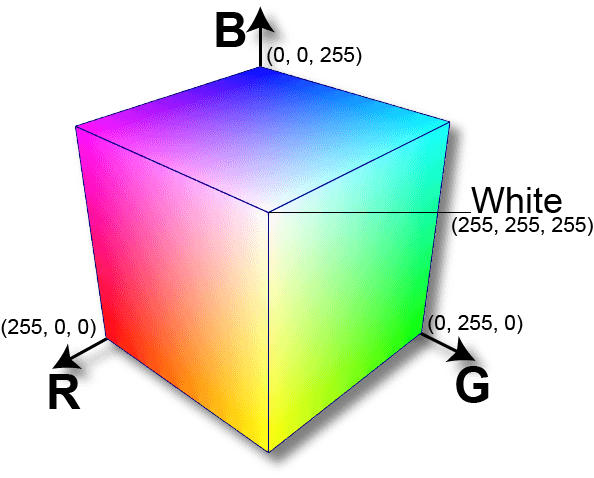
#> input picture R.png, 594 x 478 px
$ python canny.py
#> lines starting #> are read from the running program, lines starting #| are printed output that depends on the picture; after the words box and inside, x2 and y2 are one past the last pixel; in counts of white or black regions, pixels touching at a corner belong together
# canny.py
import numpy as np
import matplotlib.pyplot as plt
import matplotlib.image as mpimg

# -----------------------------
# 1. Load Image
# -----------------------------
# Replace 'image.jpg' with your local image file path
img_path = "./R.png"
# img_path = "./R.png"

ORG_IMG = mpimg.imread(img_path)
#> ORG_IMG is the input picture: shape (478, 594, 4) float32; mean R, G, B, A 0.408, 0.489, 0.402, 0.395

# Convert RGB to Grayscale if needed
if ORG_IMG.ndim == 3:
    ORG_IMG = np.dot(ORG_IMG[..., :3], [0.2989, 0.5870, 0.1140])
#> ORG_IMG: shape (478, 594) float64

# -----------------------------
# 2. Convolution Function
# -----------------------------
def apply_convolution(img, kernel):
    """
    Apply a convolution between an image and a kernel
    """
    # Get image and kernel dimensions
    img_h, img_w = img.shape
#> img_h = 478; img_w = 594
    k_h, k_w = kernel.shape

    # Calculate padding
    pad_h = k_h // 2
    pad_w = k_w // 2

    # Pad image with zeros
    padded_img = np.pad(img, ((pad_h, pad_h), (pad_w, pad_w)), mode='constant', constant_values=0)

    # Prepare output image
    output = np.zeros_like(img)

    # Convolution operation
    for i in range(img_h):
        for j in range(img_w):
            # Extract the current region
            region = padded_img[i:i+k_h, j:j+k_w]
            # Element-wise multiplication and sum
            output[i, j] = np.sum(region * kernel)

    return output

# -----------------------------
# 3. Gaussian Blur
# -----------------------------
def apply_gaussian_blur(img, kernel_size=5, sigma=1.0):
    """
    Apply Gaussian Blur to remove noise
    """
    # Create Gaussian Kernel
    ax = np.linspace(-(kernel_size // 2), kernel_size // 2, kernel_size)
    xx, yy = np.meshgrid(ax, ax)
    kernel = np.exp(-(xx**2 + yy**2) / (2 * sigma**2))
    kernel = kernel / np.sum(kernel)  # Normalize

    # Apply convolution
    blurred_img = apply_convolution(img, kernel)
    return blurred_img

# -----------------------------
# 4. Sobel Operator
# -----------------------------
def apply_sobel(img):
    """
    Calculate gradient magnitude and direction using Sobel
    """
    # Sobel Kernels
    Kx = np.array([[-1, 0, 1],
                   [-2, 0, 2],
                   [-1, 0, 1]])
    Ky = np.array([[1, 2, 1],
                   [0, 0, 0],
                   [-1, -2, -1]])

    # Apply convolution
    Gx = apply_convolution(img, Kx)
#> in apply_convolution (call 2), `padded_img = np.pad(img, ((pad_h, pad_h), (pad_w, pad_w)), mode='const..`:
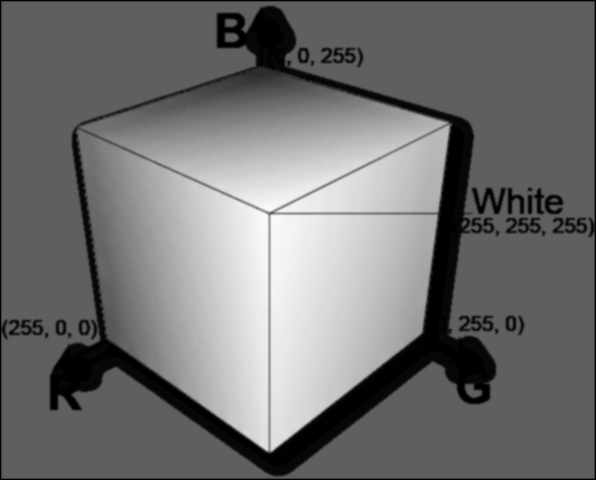
#> padded_img: shape (480, 596) float64; min 0, max 0.978, mean 0.45
    Gy = apply_convolution(img, Ky)
#> after the loop in apply_convolution (call 3), `for i in range(img_h):`:
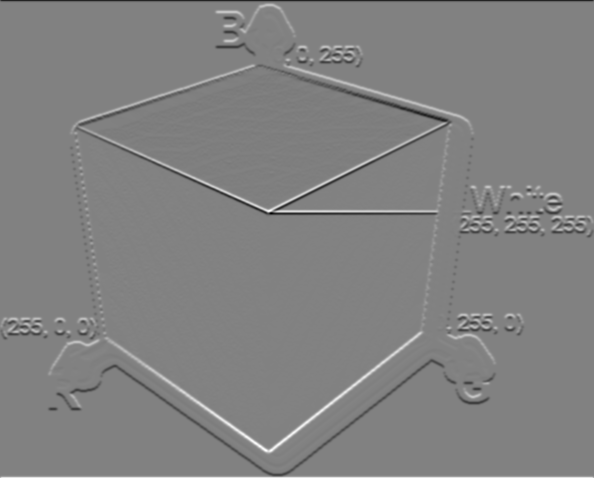
#> output: shape (478, 594) float64; min -1.94, max 1.88, mean 2.4e-17; drawn with min black and max white

    # Gradient magnitude
    magnitude = np.hypot(Gx, Gy)
    magnitude = magnitude / magnitude.max() * 255  # Normalize to 0-255

    # Gradient direction
    theta = np.arctan2(Gy, Gx)
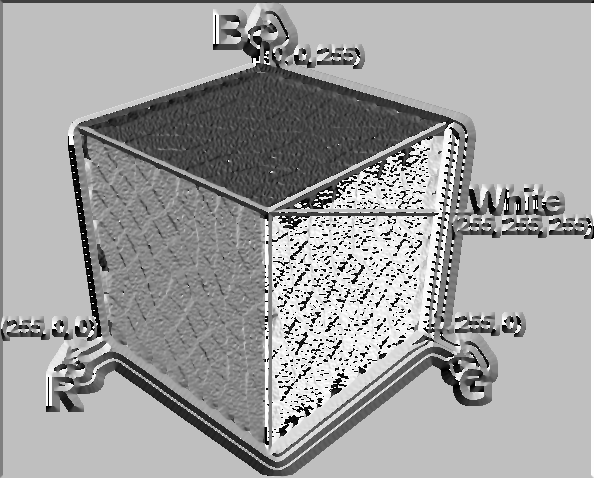
#> theta: shape (478, 594) float64; min -3.14, max 3.14, mean 0.839; drawn with min black and max white

    return magnitude, theta

# -----------------------------
# 5. Non-Maximum Suppression
# -----------------------------
def apply_nonmaximum_suppression(magnitude, theta):
    """
    Thin edges using Non-Maximum Suppression
    """
    img_h, img_w = magnitude.shape
#> img_h = 478; img_w = 594
    Z = np.zeros((img_h, img_w), dtype=np.int32)
    angle = theta * 180. / np.pi
    angle[angle < 0] += 180
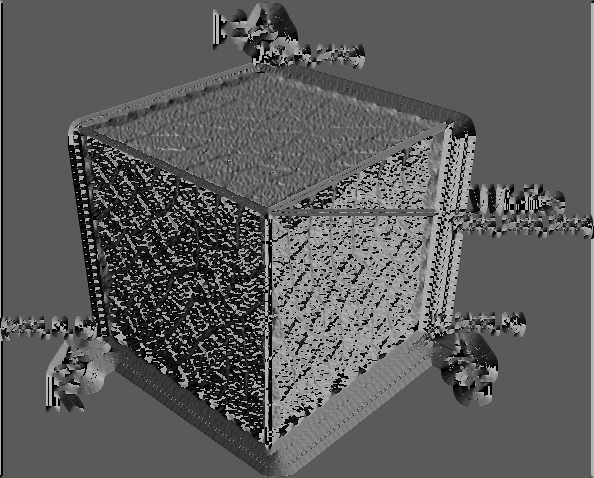
#> angle: shape (478, 594) float64; min 0, max 180, mean 91.7

    for i in range(1, img_h-1):
        for j in range(1, img_w-1):
            q = 255
            r = 255
            # Angle 0
            if (0 <= angle[i,j] < 22.5) or (157.5 <= angle[i,j] <= 180):
                q = magnitude[i, j+1]
                r = magnitude[i, j-1]
            # Angle 45
            elif (22.5 <= angle[i,j] < 67.5):
                q = magnitude[i+1, j-1]
                r = magnitude[i-1, j+1]
            # Angle 90
            elif (67.5 <= angle[i,j] < 112.5):
                q = magnitude[i+1, j]
                r = magnitude[i-1, j]
            # Angle 135
            elif (112.5 <= angle[i,j] < 157.5):
                q = magnitude[i-1, j-1]
                r = magnitude[i+1, j+1]

            if (magnitude[i,j] >= q) and (magnitude[i,j] >= r):
                Z[i,j] = magnitude[i,j]
            else:
                Z[i,j] = 0
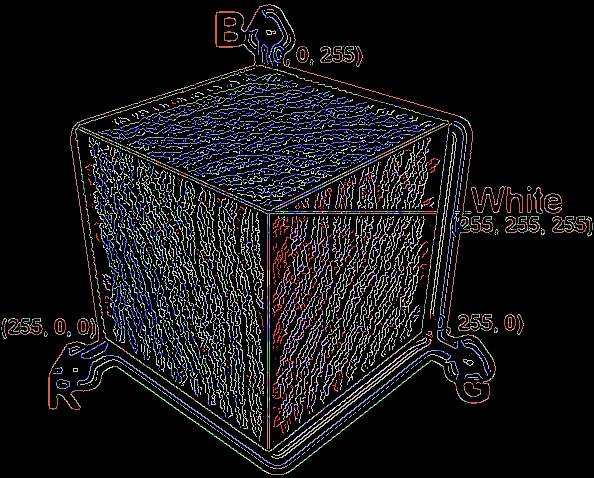
#> Z: shape (478, 594) int32; 252 distinct labels, from 0 to 255; one colour per label, 0 black
    return Z


# -----------------------------
# 6. Double Threshold
# -----------------------------
def compute_otsu_threshold(img):
    # 1. Calculate Histogram
    # We want to see how many pixels have intensity 0, 1, 2... up to 255
    hist, bin_edges = np.histogram(img, bins=256, range=(0, 255))

    total_pixels = img.size
    current_max = -1.0
    threshold = 0

    # 2. Iterate through all possible thresholds (0-255)
    for t in range(256):
        # Background pixels (pixels <= t)
        wB = np.sum(hist[:t]) / total_pixels
        # Foreground pixels (pixels > t)
        wF = np.sum(hist[t:]) / total_pixels

        if wB == 0 or wF == 0:
            continue

        # Mean of background and foreground
        mB = np.sum(np.arange(t) * hist[:t]) / np.sum(hist[:t])
        mF = np.sum(np.arange(t, 256) * hist[t:]) / np.sum(hist[t:])

        # Calculate Between-Class Variance
        # Formula: var = wB * wF * (mB - mF)^2
        var_between = wB * wF * (mB - mF) ** 2

        # We want the threshold that maximizes the distance between the two classes
        if var_between > current_max:
            current_max = var_between
            threshold = t

    return threshold


# -----------------------------
# 6. Double Threshold
# -----------------------------

def apply_double_thresholding(img, low_ratio=0.2, high_ratio=0.30):
#> called with low_ratio = 0.2, high_ratio = 0.3
    img_h, img_w = img.shape
#> img_h = 478; img_w = 594

    high = img.max() * high_ratio
#> high = 76.5
    low = high * low_ratio
#> low = 15.3

    strong = 255
    weak = 75

    strong_edges = np.zeros((img_h, img_w), dtype=np.uint8)
    weak_edges = np.zeros((img_h, img_w), dtype=np.uint8)

    for i in range(img_h):
        for j in range(img_w):
            pixel = img[i, j]

            # Strong edge
            if pixel >= high:
                strong_edges[i, j] = strong
            else:
                strong_edges[i, j] = 0

            # Weak edge
            if low <= pixel < high:
                weak_edges[i, j] = weak
            else:
                weak_edges[i, j] = 0
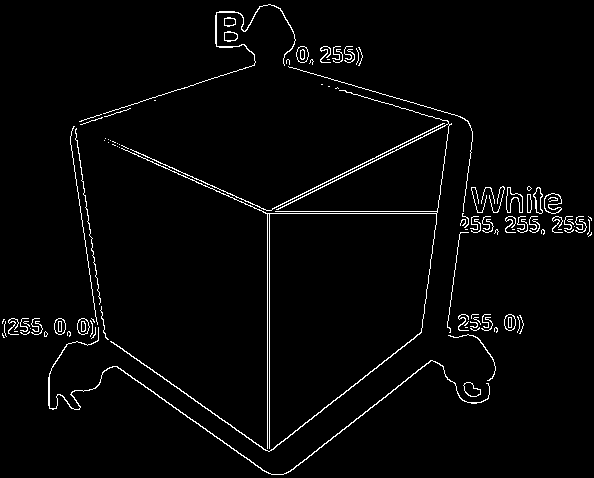
#> strong_edges: shape (478, 594); 2.6% white in thin lines or dots
#> weak_edges: shape (478, 594); values 0 (black) and 75 (white), 0.22% white in thin lines or dots, all inside (x1, y1, x2, y2) = (1, 46, 593, 384)

    return strong_edges, weak_edges

# -----------------------------
# 7. Edge Tracking by Hysteresis
# -----------------------------
def apply_hysteresis(strong, weak):
    """
    Connect weak edges to strong edges if neighbors are strong
    """
    img_h, img_w = strong.shape
#> img_h = 478; img_w = 594
    final_img = np.copy(strong)

    # Directions (8 neighbors)
    dx = [-1, -1, -1, 0, 0, 1, 1, 1]
    dy = [-1, 0, 1, -1, 1, -1, 0, 1]

    # Process weak edges
    for i in range(1, img_h-1):
        for j in range(1, img_w-1):
            if weak[i,j] != 0:
                # Check 8 neighbors
                if any(final_img[i+dx[k], j+dy[k]] == 255 for k in range(8)):
                    final_img[i,j] = 255
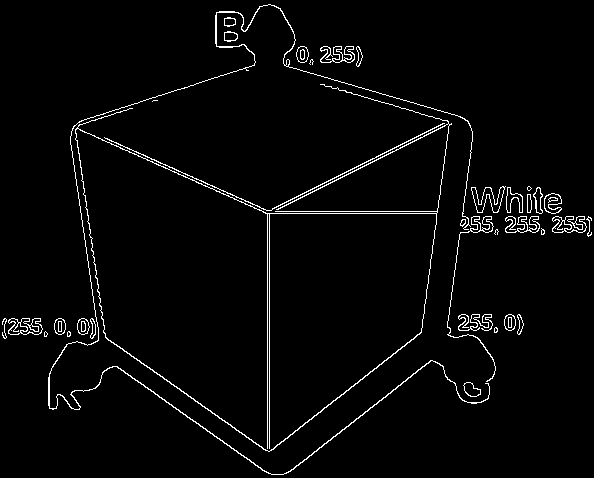
#> final_img: shape (478, 594); 2.7% white in thin lines or dots
    return final_img


# -----------------------------
# 8. Run Full Canny Edge Detection
# -----------------------------
blurred_img = apply_gaussian_blur(ORG_IMG)
gradient_magnitude, gradient_direction = apply_sobel(blurred_img)
thin_edges = apply_nonmaximum_suppression(gradient_magnitude, gradient_direction)
# --- How to use it in your Canny pipeline ---
# After Non-Maximum Suppression (thin_edges):
strong_edges, weak_edges = apply_double_thresholding(thin_edges)

# strong_edges, weak_edges = apply_double_thresholding(thin_edges)
FINAL_IMG = apply_hysteresis(strong_edges, weak_edges)

# -----------------------------
# 9. Display Side-by-Side
# -----------------------------
plt.figure(figsize=(10, 10))
plt.subplot(1, 2, 1)
plt.imshow(ORG_IMG, cmap='gray')
plt.title("Original Image")
plt.axis('off')

plt.subplot(1, 2, 2)
plt.imshow(FINAL_IMG, cmap='gray')
plt.title("Edge Detected Image")
plt.axis('off')
plt.show()

$ run again, with test.jpeg saved as R.png
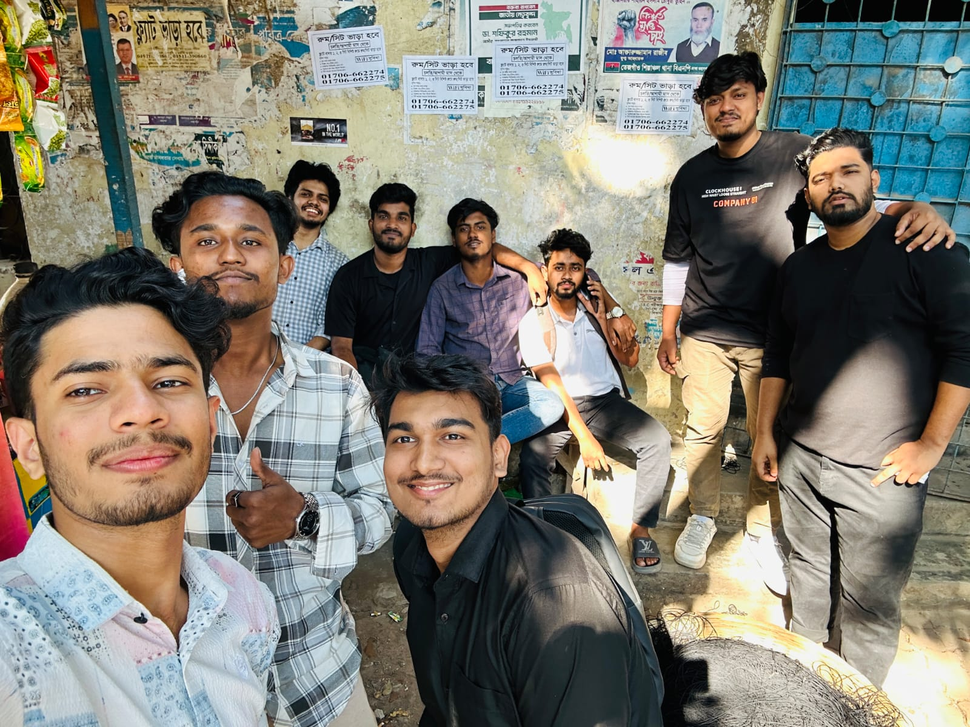
#> input picture test.jpeg, 970 x 727 px, shrunk from 1600 x 1200 before the run
#> ORG_IMG is the input picture: shape (727, 970, 3) float32; mean R, G, B 0.506, 0.494, 0.454
#> ORG_IMG: shape (727, 970) float64
#> padded_img: shape (729, 972) float64
#> high = 51.3
#> low = 10.26
#> after the loop in apply_double_thresholding, `for i in range(img_h):`:
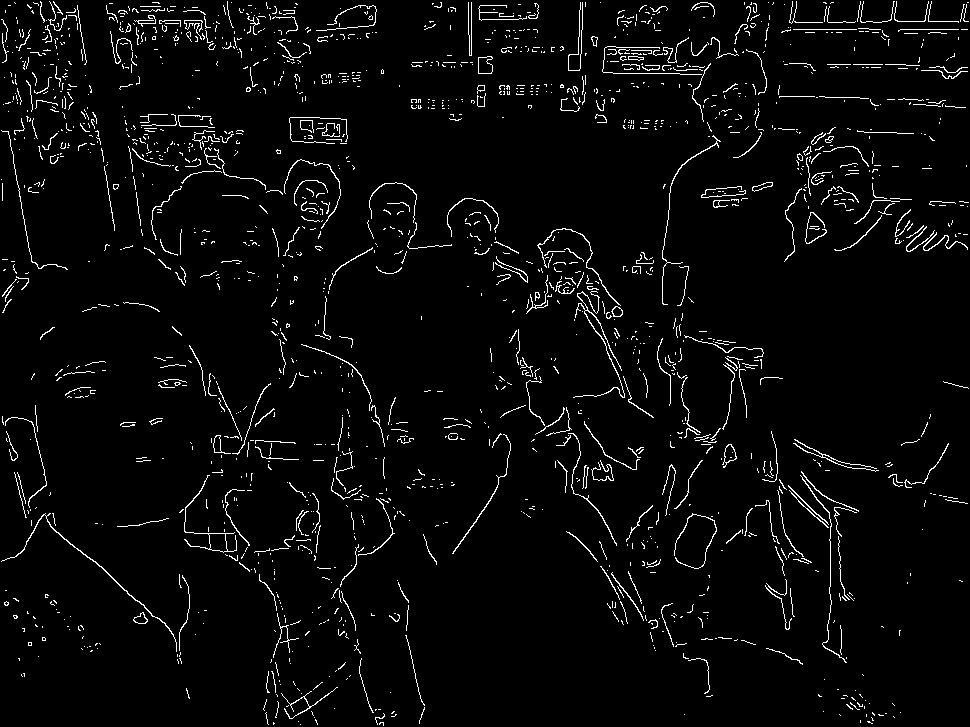
#> strong_edges: shape (727, 970); 3.5% white in thin lines or dots
#> after the loop in apply_hysteresis, `for i in range(1, img_h-1):`:
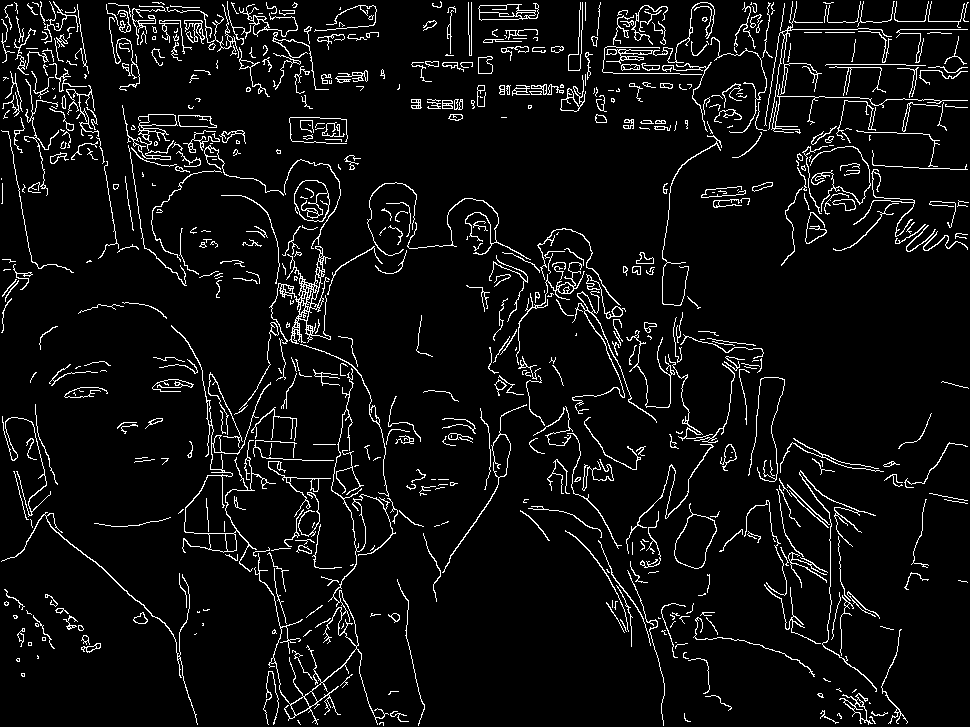
#> final_img: shape (727, 970); 6.1% white in thin lines or dots

$ run again, with test2.jpeg saved as R.png
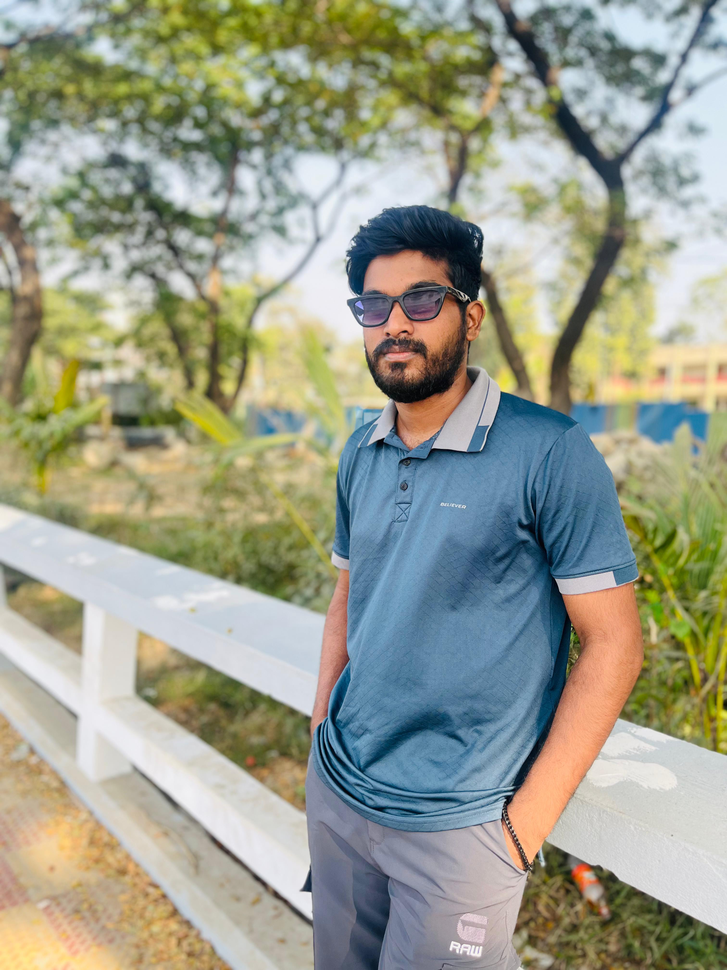
#> input picture test2.jpeg, 727 x 970 px, shrunk from 3024 x 4032 before the run
#> ORG_IMG is the input picture: shape (970, 727, 3) float32; mean R, G, B 0.604, 0.616, 0.546
#> ORG_IMG: shape (970, 727) float64
#> padded_img: shape (972, 729) float64
#> high = 42.3
#> low = 8.46
#> after the loop in apply_double_thresholding, `for i in range(img_h):`:
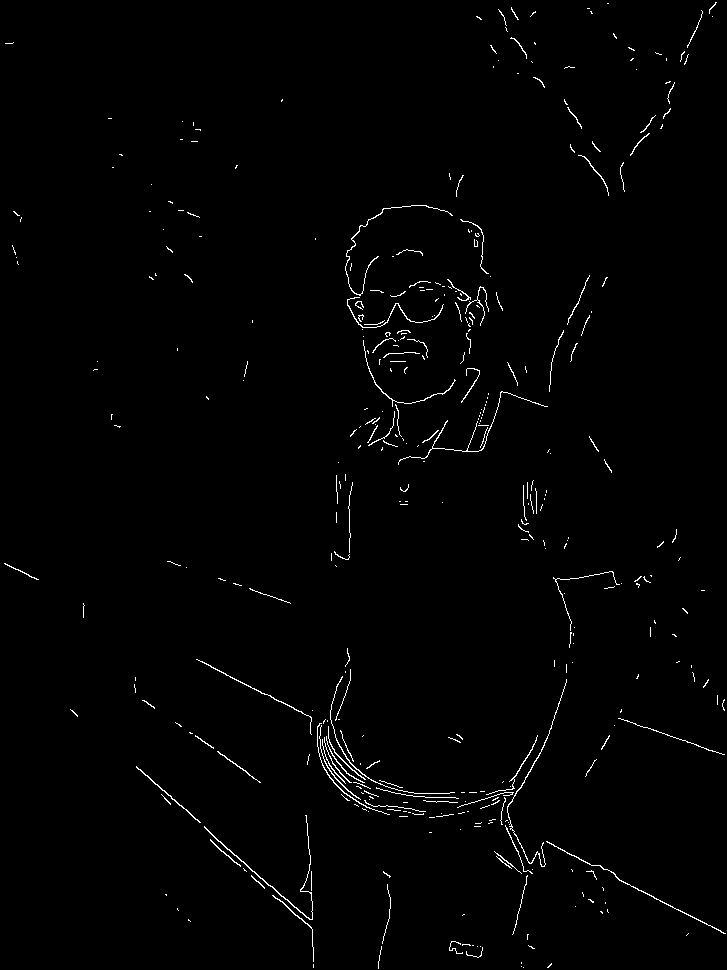
#> strong_edges: shape (970, 727); 1.1% white in thin lines or dots
#> after the loop in apply_hysteresis, `for i in range(1, img_h-1):`:
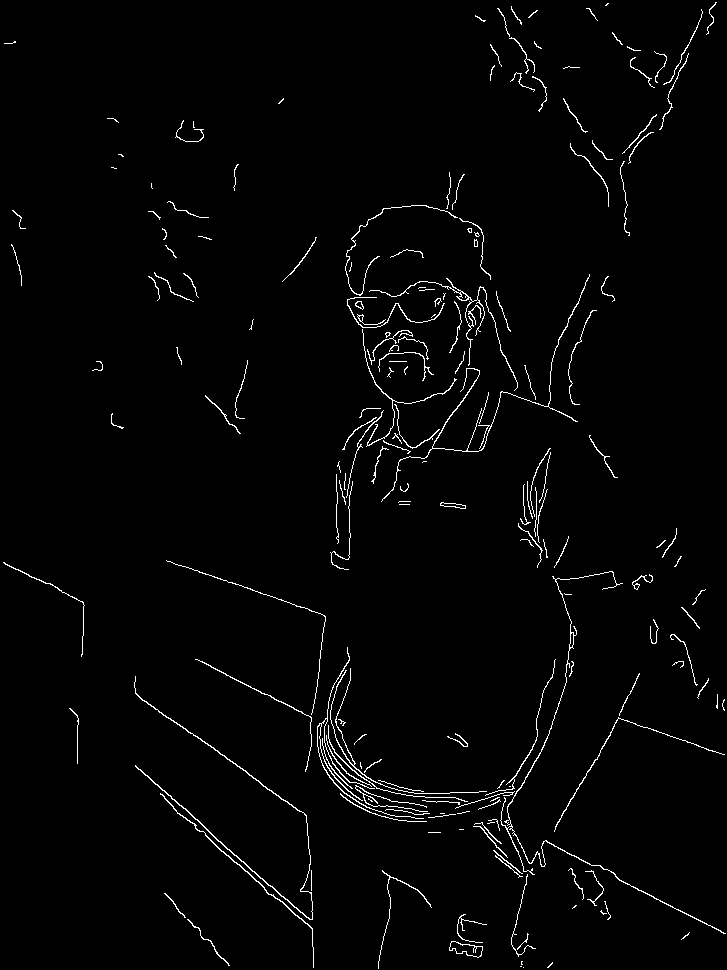
#> final_img: shape (970, 727); 1.9% white in thin lines or dots
